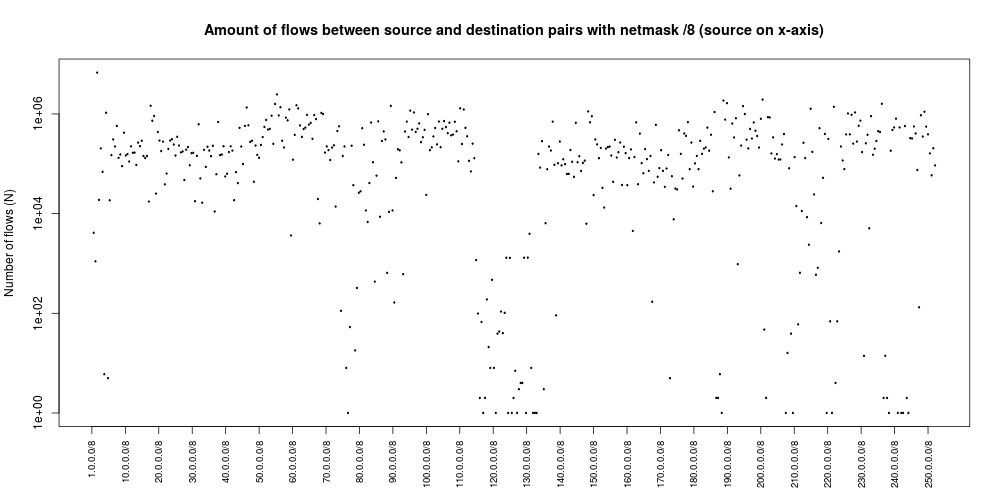

Reproduce this figure in R.
#!/usr/bin/env Rscript
png(file = "13.png", width=1000, height=500)
csv <- read.csv("pairs", header=FALSE, sep=",")
plot(csv$V1, csv$V2, main=("Amount of flows between source and destination pairs with netmask /8 (source on x-axis)"), xlab=" ", ylab=("Number of flows (N)"), xaxt="n", log="y")
axis(1, las=3, cex.axis=0.8, at=seq(0, 470, by=18.8), labels=c("1.0.0.0/8", "10.0.0.0/8", "20.0.0.0/8", "30.0.0.0/8", "40.0.0.0/8", "50.0.0.0/8", "60.0.0.0/8", "70.0.0.0/8", "80.0.0.0/8", "90.0.0.0/8", "100.0.0.0/8", "110.0.0.0/8", "120.0.0.0/8", "130.0.0.0/8", "140.0.0.0/8", "150.0.0.0/8", "160.0.0.0/8", "170.0.0.0/8", "180.0.0.0/8", "190.0.0.0/8", "200.0.0.0/8", "210.0.0.0/8", "220.0.0.0/8", "230.0.0.0/8", "240.0.0.0/8", "250.0.0.0/8"))
dev.off()
